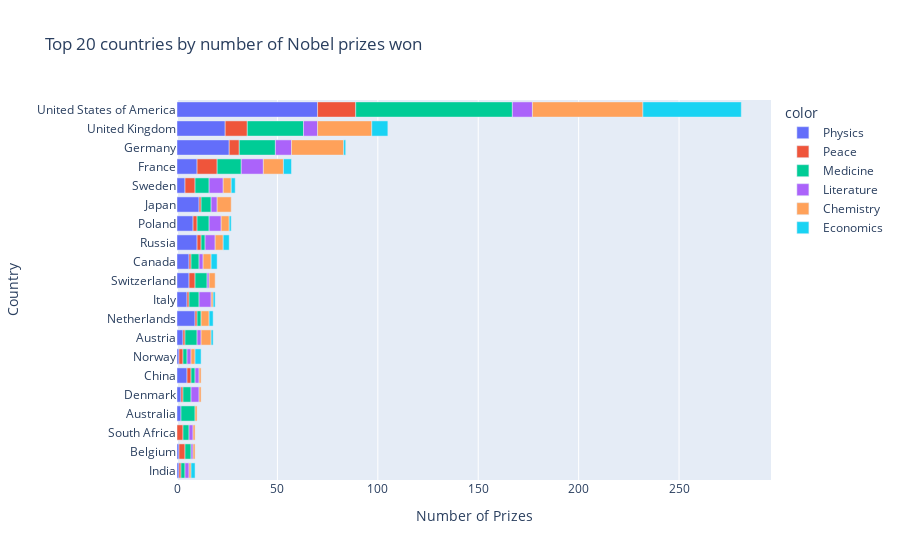

Notebook source saved alongside this figure:
### Code cell
h_bar = px.bar(y=merged_df.birth_country_current,
               x=merged_df.cat_prize,
               color=merged_df.category,
               orientation='h',
               title='Top 20 countries by number of Nobel prizes won')
 
h_bar.update_layout(xaxis_title='Number of Prizes', 
                    yaxis_title='Country')

h_bar.update_layout(yaxis={'categoryorder':'total ascending'})

h_bar.show()

### Figure 1 — Plotly figure (JSON) as saved in the notebook; plotly's stock layout.template omitted (floating-point values rounded to 4 significant figures)
{"data": [{"alignmentgroup": "True", "hovertemplate": "color=Physics<br>x=%{x}<br>y=%{y}<extra></extra>", "legendgroup": "Physics", "marker": {"color": "#636efa"}, "name": "Physics", "offsetgroup": "Physics", "orientation": "h", "showlegend": true, "textposition": "auto", "type": "bar", "x": [1, 1, 2, 2, 5, 1, 3, 9, 5, 6, 6, 10, 8, 11, 4, 10, 26, 24, 70], "xaxis": "x", "y": ["India", "Belgium", "Australia", "Denmark", "China", "Norway", "Austria", "Netherlands", "Italy", "Switzerland", "Canada", "Russia", "Poland", "Japan", "Sweden", "France", "Germany", "United Kingdom", "United States of America"], "yaxis": "y"}, {"alignmentgroup": "True", "hovertemplate": "color=Peace<br>x=%{x}<br>y=%{y}<extra></extra>", "legendgroup": "Peace", "marker": {"color": "#EF553B"}, "name": "Peace", "offsetgroup": "Peace", "orientation": "h", "showlegend": true, "textposition": "auto", "type": "bar", "x": [1, 3, 3, 1, 2, 2, 1, 1, 1, 3, 1, 2, 2, 1, 5, 10, 5, 11, 19], "xaxis": "x", "y": ["India", "South Africa", "Belgium", "Denmark", "Norway", "China", "Netherlands", "Austria", "Italy", "Switzerland", "Canada", "Russia", "Poland", "Japan", "Sweden", "France", "Germany", "United Kingdom", "United States of America"], "yaxis": "y"}, {"alignmentgroup": "True", "hovertemplate": "color=Medicine<br>x=%{x}<br>y=%{y}<extra></extra>", "legendgroup": "Medicine", "marker": {"color": "#00cc96"}, "name": "Medicine", "offsetgroup": "Medicine", "orientation": "h", "showlegend": true, "textposition": "auto", "type": "bar", "x": [3, 3, 2, 7, 4, 2, 2, 6, 2, 5, 6, 4, 2, 5, 6, 7, 12, 18, 28, 78], "xaxis": "x", "y": ["South Africa", "Belgium", "India", "Australia", "Denmark", "China", "Norway", "Austria", "Netherlands", "Italy", "Switzerland", "Canada", "Russia", "Japan", "Poland", "Sweden", "France", "Germany", "United Kingdom", "United States of America"], "yaxis": "y"}, {"alignmentgroup": "True", "hovertemplate": "color=Literature<br>x=%{x}<br>y=%{y}<extra></extra>", "legendgroup": "Literature", "marker": {"color": "#ab63fa"}, "name": "Literature", "offsetgroup": "Literature", "orientation": "h", "showlegend": true, "textposition": "auto", "type": "bar", "x": [2, 1, 2, 4, 2, 2, 2, 6, 1, 2, 5, 3, 6, 7, 11, 8, 7, 10], "xaxis": "x", "y": ["South Africa", "Belgium", "India", "Denmark", "China", "Norway", "Austria", "Italy", "Switzerland", "Canada", "Russia", "Japan", "Poland", "Sweden", "France", "Germany", "United Kingdom", "United States of America"], "yaxis": "y"}, {"alignmentgroup": "True", "hovertemplate": "color=Chemistry<br>x=%{x}<br>y=%{y}<extra></extra>", "legendgroup": "Chemistry", "marker": {"color": "#FFA15A"}, "name": "Chemistry", "offsetgroup": "Chemistry", "orientation": "h", "showlegend": true, "textposition": "auto", "type": "bar", "x": [1, 1, 1, 1, 1, 1, 2, 5, 4, 1, 3, 4, 4, 4, 7, 4, 10, 26, 27, 55], "xaxis": "x", "y": ["South Africa", "India", "Belgium", "Australia", "Denmark", "China", "Norway", "Austria", "Netherlands", "Italy", "Switzerland", "Canada", "Russia", "Poland", "Japan", "Sweden", "France", "Germany", "United Kingdom", "United States of America"], "yaxis": "y"}, {"alignmentgroup": "True", "hovertemplate": "color=Economics<br>x=%{x}<br>y=%{y}<extra></extra>", "legendgroup": "Economics", "marker": {"color": "#19d3f3"}, "name": "Economics", "offsetgroup": "Economics", "orientation": "h", "showlegend": true, "textposition": "auto", "type": "bar", "x": [2, 3, 1, 2, 1, 3, 3, 1, 2, 4, 1, 8, 49], "xaxis": "x", "y": ["India", "Norway", "Austria", "Netherlands", "Italy", "Canada", "Russia", "Poland", "Sweden", "France", "Germany", "United Kingdom", "United States of America"], "yaxis": "y"}], "layout": {"barmode": "relative", "legend": {"title": {"text": "color"}, "tracegroupgap": 0}, "title": {"text": "Top 20 countries by number of Nobel prizes won"}, "xaxis": {"anchor": "y", "domain": [0, 1], "title": {"text": "Number of Prizes"}}, "yaxis": {"anchor": "x", "categoryorder": "total ascending", "domain": [0, 1], "title": {"text": "Country"}}}}
